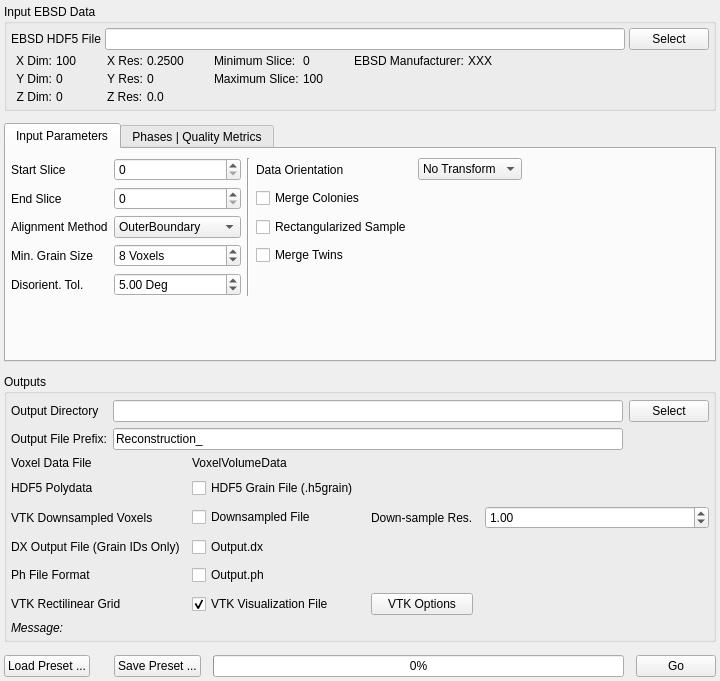
<?xml version="1.0" encoding="UTF-8"?>
<ui version="4.0">
 <class>ReconstructionWidget</class>
 <widget class="QWidget" name="ReconstructionWidget">
  <property name="geometry">
   <rect>
    <x>0</x>
    <y>0</y>
    <width>720</width>
    <height>681</height>
   </rect>
  </property>
  <property name="sizePolicy">
   <sizepolicy hsizetype="Expanding" vsizetype="Expanding">
    <horstretch>0</horstretch>
    <verstretch>0</verstretch>
   </sizepolicy>
  </property>
  <property name="windowTitle">
   <string>Form</string>
  </property>
  <layout class="QVBoxLayout" name="verticalLayout_2">
   <property name="spacing">
    <number>12</number>
   </property>
   <property name="margin">
    <number>4</number>
   </property>
   <item>
    <widget class="QGroupBox" name="groupBox_3">
     <property name="title">
      <string>Input EBSD Data</string>
     </property>
     <layout class="QGridLayout" name="gridLayout_5">
      <property name="margin">
       <number>4</number>
      </property>
      <property name="spacing">
       <number>4</number>
      </property>
      <item row="0" column="0" colspan="8">
       <layout class="QGridLayout" name="gridLayout_2">
        <item row="1" column="1">
         <widget class="QLabel" name="label">
          <property name="text">
           <string>EBSD HDF5 File</string>
          </property>
         </widget>
        </item>
        <item row="1" column="2">
         <widget class="QFSDropLineEdit" name="m_H5InputFile"/>
        </item>
        <item row="1" column="3">
         <widget class="QPushButton" name="m_OIMH5Btn">
          <property name="text">
           <string>Select</string>
          </property>
         </widget>
        </item>
       </layout>
      </item>
      <item row="1" column="4">
       <layout class="QFormLayout" name="formLayout">
        <property name="fieldGrowthPolicy">
         <enum>QFormLayout::FieldsStayAtSizeHint</enum>
        </property>
        <property name="leftMargin">
         <number>5</number>
        </property>
        <property name="rightMargin">
         <number>5</number>
        </property>
        <item row="0" column="0">
         <widget class="QLabel" name="label_7">
          <property name="text">
           <string>Minimum Slice:</string>
          </property>
         </widget>
        </item>
        <item row="0" column="1">
         <widget class="QLabel" name="m_ZMin">
          <property name="text">
           <string>0</string>
          </property>
         </widget>
        </item>
        <item row="1" column="0">
         <widget class="QLabel" name="label_54">
          <property name="text">
           <string>Maximum Slice:</string>
          </property>
         </widget>
        </item>
        <item row="1" column="1">
         <widget class="QLabel" name="m_ZMax">
          <property name="text">
           <string>100</string>
          </property>
         </widget>
        </item>
       </layout>
      </item>
      <item row="1" column="0">
       <layout class="QFormLayout" name="formLayout_3">
        <property name="leftMargin">
         <number>5</number>
        </property>
        <property name="rightMargin">
         <number>5</number>
        </property>
        <item row="0" column="0">
         <widget class="QLabel" name="label_13">
          <property name="text">
           <string>X Dim:</string>
          </property>
          <property name="alignment">
           <set>Qt::AlignRight|Qt::AlignTrailing|Qt::AlignVCenter</set>
          </property>
         </widget>
        </item>
        <item row="0" column="1">
         <widget class="QLabel" name="xDim">
          <property name="text">
           <string>100</string>
          </property>
         </widget>
        </item>
        <item row="1" column="0">
         <widget class="QLabel" name="label_14">
          <property name="text">
           <string>Y Dim:</string>
          </property>
          <property name="alignment">
           <set>Qt::AlignRight|Qt::AlignTrailing|Qt::AlignVCenter</set>
          </property>
         </widget>
        </item>
        <item row="1" column="1">
         <widget class="QLabel" name="yDim">
          <property name="text">
           <string>0</string>
          </property>
         </widget>
        </item>
        <item row="2" column="0">
         <widget class="QLabel" name="label_15">
          <property name="text">
           <string>Z Dim:</string>
          </property>
          <property name="alignment">
           <set>Qt::AlignRight|Qt::AlignTrailing|Qt::AlignVCenter</set>
          </property>
         </widget>
        </item>
        <item row="2" column="1">
         <widget class="QLabel" name="zDim">
          <property name="text">
           <string>0</string>
          </property>
         </widget>
        </item>
       </layout>
      </item>
      <item row="1" column="2">
       <layout class="QFormLayout" name="formLayout_4">
        <property name="leftMargin">
         <number>5</number>
        </property>
        <property name="rightMargin">
         <number>5</number>
        </property>
        <item row="0" column="0">
         <widget class="QLabel" name="label_16">
          <property name="text">
           <string>X Res:</string>
          </property>
          <property name="alignment">
           <set>Qt::AlignRight|Qt::AlignTrailing|Qt::AlignVCenter</set>
          </property>
         </widget>
        </item>
        <item row="0" column="1">
         <widget class="QLabel" name="m_XRes">
          <property name="text">
           <string>0.2500</string>
          </property>
         </widget>
        </item>
        <item row="1" column="0">
         <widget class="QLabel" name="label_17">
          <property name="text">
           <string>Y Res:</string>
          </property>
          <property name="alignment">
           <set>Qt::AlignRight|Qt::AlignTrailing|Qt::AlignVCenter</set>
          </property>
         </widget>
        </item>
        <item row="1" column="1">
         <widget class="QLabel" name="m_YRes">
          <property name="text">
           <string>0</string>
          </property>
         </widget>
        </item>
        <item row="2" column="0">
         <widget class="QLabel" name="m_ZMax_2">
          <property name="text">
           <string>Z Res:</string>
          </property>
         </widget>
        </item>
        <item row="2" column="1">
         <widget class="QLabel" name="m_ZRes">
          <property name="text">
           <string>0.0</string>
          </property>
         </widget>
        </item>
       </layout>
      </item>
      <item row="1" column="7">
       <spacer name="horizontalSpacer_2">
        <property name="orientation">
         <enum>Qt::Horizontal</enum>
        </property>
        <property name="sizeHint" stdset="0">
         <size>
          <width>40</width>
          <height>20</height>
         </size>
        </property>
       </spacer>
      </item>
      <item row="1" column="1">
       <spacer name="horizontalSpacer_3">
        <property name="orientation">
         <enum>Qt::Horizontal</enum>
        </property>
        <property name="sizeType">
         <enum>QSizePolicy::Fixed</enum>
        </property>
        <property name="sizeHint" stdset="0">
         <size>
          <width>12</width>
          <height>20</height>
         </size>
        </property>
       </spacer>
      </item>
      <item row="1" column="3">
       <spacer name="horizontalSpacer_4">
        <property name="orientation">
         <enum>Qt::Horizontal</enum>
        </property>
        <property name="sizeType">
         <enum>QSizePolicy::Fixed</enum>
        </property>
        <property name="sizeHint" stdset="0">
         <size>
          <width>12</width>
          <height>20</height>
         </size>
        </property>
       </spacer>
      </item>
      <item row="1" column="6">
       <layout class="QFormLayout" name="formLayout_5">
        <property name="fieldGrowthPolicy">
         <enum>QFormLayout::FieldsStayAtSizeHint</enum>
        </property>
        <property name="leftMargin">
         <number>5</number>
        </property>
        <property name="rightMargin">
         <number>5</number>
        </property>
        <item row="0" column="0">
         <widget class="QLabel" name="label_23">
          <property name="text">
           <string>EBSD Manufacturer:</string>
          </property>
         </widget>
        </item>
        <item row="0" column="1">
         <widget class="QLabel" name="m_EbsdManufacturer">
          <property name="text">
           <string>XXX</string>
          </property>
         </widget>
        </item>
       </layout>
      </item>
      <item row="1" column="5">
       <spacer name="horizontalSpacer_5">
        <property name="orientation">
         <enum>Qt::Horizontal</enum>
        </property>
        <property name="sizeType">
         <enum>QSizePolicy::Fixed</enum>
        </property>
        <property name="sizeHint" stdset="0">
         <size>
          <width>12</width>
          <height>20</height>
         </size>
        </property>
       </spacer>
      </item>
     </layout>
    </widget>
   </item>
   <item>
    <widget class="QTabWidget" name="tabWidget">
     <property name="tabPosition">
      <enum>QTabWidget::North</enum>
     </property>
     <property name="tabShape">
      <enum>QTabWidget::Rounded</enum>
     </property>
     <property name="currentIndex">
      <number>0</number>
     </property>
     <property name="documentMode">
      <bool>false</bool>
     </property>
     <widget class="QWidget" name="input_parameters_tab">
      <attribute name="title">
       <string>Input Parameters</string>
      </attribute>
      <layout class="QVBoxLayout" name="verticalLayout_4">
       <property name="spacing">
        <number>3</number>
       </property>
       <property name="leftMargin">
        <number>5</number>
       </property>
       <property name="rightMargin">
        <number>5</number>
       </property>
       <property name="bottomMargin">
        <number>3</number>
       </property>
       <item>
        <layout class="QGridLayout" name="gridLayout_6" rowstretch="1,1,1,1,1,0">
         <property name="rightMargin">
          <number>10</number>
         </property>
         <property name="spacing">
          <number>6</number>
         </property>
         <item row="1" column="3">
          <widget class="QCheckBox" name="m_MergeColonies">
           <property name="text">
            <string>Merge Colonies</string>
           </property>
          </widget>
         </item>
         <item row="0" column="0">
          <widget class="QLabel" name="label_5">
           <property name="text">
            <string>Start Slice</string>
           </property>
          </widget>
         </item>
         <item row="0" column="1">
          <widget class="QSpinBox" name="m_ZStartIndex">
           <property name="minimumSize">
            <size>
             <width>75</width>
             <height>0</height>
            </size>
           </property>
          </widget>
         </item>
         <item row="1" column="0">
          <widget class="QLabel" name="label_6">
           <property name="text">
            <string>End Slice</string>
           </property>
          </widget>
         </item>
         <item row="1" column="1">
          <widget class="QSpinBox" name="m_ZEndIndex">
           <property name="minimumSize">
            <size>
             <width>75</width>
             <height>0</height>
            </size>
           </property>
          </widget>
         </item>
         <item row="2" column="0">
          <widget class="QLabel" name="label_34">
           <property name="text">
            <string>Alignment Method</string>
           </property>
          </widget>
         </item>
         <item row="2" column="1">
          <widget class="QComboBox" name="m_AlignMeth">
           <item>
            <property name="text">
             <string>OuterBoundary</string>
            </property>
           </item>
           <item>
            <property name="text">
             <string>Misorientation</string>
            </property>
           </item>
           <item>
            <property name="text">
             <string>MutualInformation</string>
            </property>
           </item>
          </widget>
         </item>
         <item row="3" column="0">
          <widget class="QLabel" name="label_8">
           <property name="text">
            <string>Min. Grain Size</string>
           </property>
          </widget>
         </item>
         <item row="3" column="1">
          <widget class="QSpinBox" name="m_MinAllowedGrainSize">
           <property name="suffix">
            <string> Voxels</string>
           </property>
           <property name="minimum">
            <number>1</number>
           </property>
           <property name="maximum">
            <number>1000</number>
           </property>
           <property name="value">
            <number>8</number>
           </property>
          </widget>
         </item>
         <item row="4" column="0">
          <widget class="QLabel" name="label_10">
           <property name="text">
            <string>Disorient. Tol.</string>
           </property>
          </widget>
         </item>
         <item row="4" column="1">
          <widget class="QDoubleSpinBox" name="m_MisOrientationTolerance">
           <property name="minimumSize">
            <size>
             <width>120</width>
             <height>0</height>
            </size>
           </property>
           <property name="suffix">
            <string> Deg</string>
           </property>
           <property name="decimals">
            <number>2</number>
           </property>
           <property name="maximum">
            <double>180.000000000000000</double>
           </property>
           <property name="singleStep">
            <double>1.000000000000000</double>
           </property>
           <property name="value">
            <double>5.000000000000000</double>
           </property>
          </widget>
         </item>
         <item row="2" column="3">
          <widget class="QCheckBox" name="m_FillinSample">
           <property name="text">
            <string>Rectangularized Sample</string>
           </property>
          </widget>
         </item>
         <item row="0" column="2" rowspan="5">
          <widget class="Line" name="line_2">
           <property name="orientation">
            <enum>Qt::Vertical</enum>
           </property>
          </widget>
         </item>
         <item row="0" column="3">
          <widget class="QLabel" name="label_3">
           <property name="text">
            <string>Data Orientation</string>
           </property>
          </widget>
         </item>
         <item row="0" column="4">
          <widget class="QComboBox" name="m_Orientation">
           <property name="currentIndex">
            <number>4</number>
           </property>
           <item>
            <property name="text">
             <string>Upper Right</string>
            </property>
           </item>
           <item>
            <property name="text">
             <string>Upper Left</string>
            </property>
           </item>
           <item>
            <property name="text">
             <string>Lower Left</string>
            </property>
           </item>
           <item>
            <property name="text">
             <string>Lower Right</string>
            </property>
           </item>
           <item>
            <property name="text">
             <string>No Transform</string>
            </property>
           </item>
          </widget>
         </item>
         <item row="3" column="3">
          <widget class="QCheckBox" name="m_MergeTwins">
           <property name="text">
            <string>Merge Twins</string>
           </property>
          </widget>
         </item>
         <item row="0" column="5" rowspan="5">
          <spacer name="horizontalSpacer">
           <property name="orientation">
            <enum>Qt::Horizontal</enum>
           </property>
           <property name="sizeHint" stdset="0">
            <size>
             <width>40</width>
             <height>20</height>
            </size>
           </property>
          </spacer>
         </item>
        </layout>
       </item>
       <item>
        <spacer name="verticalSpacer_2">
         <property name="orientation">
          <enum>Qt::Vertical</enum>
         </property>
         <property name="sizeHint" stdset="0">
          <size>
           <width>20</width>
           <height>40</height>
          </size>
         </property>
        </spacer>
       </item>
      </layout>
     </widget>
     <widget class="QWidget" name="phase_quality_metric_tab">
      <attribute name="title">
       <string>Phases | Quality Metrics</string>
      </attribute>
      <layout class="QGridLayout" name="gridLayout_3">
       <property name="leftMargin">
        <number>5</number>
       </property>
       <property name="rightMargin">
        <number>5</number>
       </property>
       <property name="bottomMargin">
        <number>5</number>
       </property>
       <property name="spacing">
        <number>3</number>
       </property>
       <item row="1" column="4" rowspan="2">
        <layout class="QVBoxLayout" name="verticalLayout_3">
         <property name="spacing">
          <number>4</number>
         </property>
         <property name="sizeConstraint">
          <enum>QLayout::SetDefaultConstraint</enum>
         </property>
         <property name="leftMargin">
          <number>5</number>
         </property>
         <property name="rightMargin">
          <number>5</number>
         </property>
         <property name="bottomMargin">
          <number>0</number>
         </property>
         <item>
          <widget class="QTableView" name="m_QualityMetricTableView">
           <property name="editTriggers">
            <set>QAbstractItemView::AnyKeyPressed|QAbstractItemView::EditKeyPressed|QAbstractItemView::SelectedClicked</set>
           </property>
           <property name="alternatingRowColors">
            <bool>true</bool>
           </property>
           <property name="verticalScrollMode">
            <enum>QAbstractItemView::ScrollPerPixel</enum>
           </property>
           <property name="horizontalScrollMode">
            <enum>QAbstractItemView::ScrollPerPixel</enum>
           </property>
           <property name="showGrid">
            <bool>false</bool>
           </property>
           <property name="cornerButtonEnabled">
            <bool>false</bool>
           </property>
           <attribute name="horizontalHeaderDefaultSectionSize">
            <number>120</number>
           </attribute>
           <attribute name="verticalHeaderVisible">
            <bool>false</bool>
           </attribute>
          </widget>
         </item>
         <item>
          <layout class="QHBoxLayout" name="horizontalLayout_2">
           <property name="topMargin">
            <number>0</number>
           </property>
           <item>
            <widget class="QToolButton" name="addQualityMetric">
             <property name="text">
              <string>+</string>
             </property>
             <property name="icon">
              <iconset resource="../../../../Resources/icons/images/Icons.qrc">
               <normaloff>:/plus.png</normaloff>:/plus.png</iconset>
             </property>
            </widget>
           </item>
           <item>
            <widget class="QToolButton" name="removeQualityMetric">
             <property name="text">
              <string>-</string>
             </property>
             <property name="icon">
              <iconset resource="../../../../Resources/icons/images/Icons.qrc">
               <normaloff>:/minus.png</normaloff>:/minus.png</iconset>
             </property>
            </widget>
           </item>
           <item>
            <spacer name="horizontalSpacer_8">
             <property name="orientation">
              <enum>Qt::Horizontal</enum>
             </property>
             <property name="sizeHint" stdset="0">
              <size>
               <width>40</width>
               <height>20</height>
              </size>
             </property>
            </spacer>
           </item>
          </layout>
         </item>
        </layout>
       </item>
       <item row="0" column="4">
        <widget class="QLabel" name="label_9">
         <property name="text">
          <string>Voxel Quality Metrics</string>
         </property>
         <property name="alignment">
          <set>Qt::AlignCenter</set>
         </property>
        </widget>
       </item>
       <item row="0" column="0">
        <widget class="QLabel" name="label_11">
         <property name="text">
          <string>Phase Types</string>
         </property>
         <property name="alignment">
          <set>Qt::AlignCenter</set>
         </property>
        </widget>
       </item>
       <item row="1" column="0">
        <widget class="QListWidget" name="phaseTypeList">
         <property name="sizePolicy">
          <sizepolicy hsizetype="Preferred" vsizetype="Preferred">
           <horstretch>0</horstretch>
           <verstretch>0</verstretch>
          </sizepolicy>
         </property>
         <property name="editTriggers">
          <set>QAbstractItemView::AllEditTriggers</set>
         </property>
         <property name="alternatingRowColors">
          <bool>true</bool>
         </property>
        </widget>
       </item>
       <item row="1" column="1" rowspan="2">
        <widget class="Line" name="line">
         <property name="orientation">
          <enum>Qt::Vertical</enum>
         </property>
        </widget>
       </item>
      </layout>
     </widget>
    </widget>
   </item>
   <item>
    <widget class="QGroupBox" name="groupBox">
     <property name="title">
      <string>Outputs</string>
     </property>
     <layout class="QVBoxLayout" name="verticalLayout">
      <property name="spacing">
       <number>6</number>
      </property>
      <property name="leftMargin">
       <number>4</number>
      </property>
      <property name="topMargin">
       <number>6</number>
      </property>
      <property name="rightMargin">
       <number>4</number>
      </property>
      <property name="bottomMargin">
       <number>4</number>
      </property>
      <item>
       <layout class="QGridLayout" name="gridLayout">
        <item row="0" column="0">
         <widget class="QLabel" name="label_2">
          <property name="text">
           <string>Output Directory</string>
          </property>
         </widget>
        </item>
        <item row="0" column="1">
         <widget class="QFSDropLineEdit" name="m_OutputDir"/>
        </item>
        <item row="0" column="2">
         <widget class="QPushButton" name="m_OutputDirBtn">
          <property name="text">
           <string>Select</string>
          </property>
         </widget>
        </item>
        <item row="1" column="0">
         <widget class="QLabel" name="label_4">
          <property name="text">
           <string>Output File Prefix:</string>
          </property>
         </widget>
        </item>
        <item row="1" column="1">
         <widget class="QLineEdit" name="m_OutputFilePrefix">
          <property name="text">
           <string>Reconstruction_</string>
          </property>
         </widget>
        </item>
       </layout>
      </item>
      <item>
       <layout class="QGridLayout" name="gridLayout_4">
        <property name="horizontalSpacing">
         <number>12</number>
        </property>
        <property name="verticalSpacing">
         <number>8</number>
        </property>
        <item row="0" column="0">
         <widget class="QLabel" name="label_12">
          <property name="text">
           <string>Voxel Data File</string>
          </property>
         </widget>
        </item>
        <item row="0" column="1">
         <widget class="QLabel" name="m_H5VoxelFile">
          <property name="text">
           <string>VoxelVolumeData</string>
          </property>
         </widget>
        </item>
        <item row="1" column="0">
         <widget class="QLabel" name="label_19">
          <property name="text">
           <string>HDF5 Polydata</string>
          </property>
         </widget>
        </item>
        <item row="1" column="1">
         <widget class="QCheckBox" name="m_HDF5GrainFile">
          <property name="text">
           <string>HDF5 Grain File (.h5grain)</string>
          </property>
          <property name="checked">
           <bool>false</bool>
          </property>
         </widget>
        </item>
        <item row="2" column="0">
         <widget class="QLabel" name="label_21">
          <property name="text">
           <string>VTK Downsampled Voxels</string>
          </property>
         </widget>
        </item>
        <item row="2" column="1">
         <widget class="QCheckBox" name="m_DownSampledVizFile">
          <property name="text">
           <string>Downsampled File</string>
          </property>
          <property name="checked">
           <bool>false</bool>
          </property>
         </widget>
        </item>
        <item row="3" column="0">
         <widget class="QLabel" name="label_20">
          <property name="text">
           <string>DX Output File (Grain IDs Only)</string>
          </property>
         </widget>
        </item>
        <item row="3" column="1">
         <widget class="QCheckBox" name="m_DxFile">
          <property name="text">
           <string>Output.dx</string>
          </property>
          <property name="checked">
           <bool>false</bool>
          </property>
         </widget>
        </item>
        <item row="4" column="0">
         <widget class="QLabel" name="label_22">
          <property name="text">
           <string>Ph File Format</string>
          </property>
         </widget>
        </item>
        <item row="4" column="1">
         <widget class="QCheckBox" name="m_PhFile">
          <property name="text">
           <string>Output.ph</string>
          </property>
          <property name="checked">
           <bool>false</bool>
          </property>
         </widget>
        </item>
        <item row="5" column="0">
         <widget class="QLabel" name="label_18">
          <property name="text">
           <string>VTK Rectilinear Grid</string>
          </property>
         </widget>
        </item>
        <item row="5" column="1">
         <widget class="QCheckBox" name="m_VisualizationVizFile">
          <property name="text">
           <string>VTK Visualization File</string>
          </property>
          <property name="checked">
           <bool>true</bool>
          </property>
         </widget>
        </item>
        <item row="5" column="2">
         <widget class="QPushButton" name="m_VtkOptionsBtn">
          <property name="text">
           <string>VTK Options</string>
          </property>
         </widget>
        </item>
        <item row="5" column="3">
         <spacer name="horizontalSpacer_7">
          <property name="orientation">
           <enum>Qt::Horizontal</enum>
          </property>
          <property name="sizeHint" stdset="0">
           <size>
            <width>40</width>
            <height>20</height>
           </size>
          </property>
         </spacer>
        </item>
        <item row="2" column="2">
         <widget class="QLabel" name="label_46">
          <property name="text">
           <string>Down-sample Res.</string>
          </property>
         </widget>
        </item>
        <item row="2" column="3">
         <widget class="QDoubleSpinBox" name="m_DownSampleFactor">
          <property name="value">
           <double>1.000000000000000</double>
          </property>
         </widget>
        </item>
       </layout>
      </item>
      <item>
       <widget class="QLabel" name="messageLabel">
        <property name="font">
         <font>
          <italic>true</italic>
         </font>
        </property>
        <property name="text">
         <string>Message:</string>
        </property>
        <property name="wordWrap">
         <bool>true</bool>
        </property>
        <property name="margin">
         <number>3</number>
        </property>
       </widget>
      </item>
     </layout>
    </widget>
   </item>
   <item>
    <spacer name="verticalSpacer">
     <property name="orientation">
      <enum>Qt::Vertical</enum>
     </property>
     <property name="sizeHint" stdset="0">
      <size>
       <width>20</width>
       <height>40</height>
      </size>
     </property>
    </spacer>
   </item>
   <item>
    <layout class="QHBoxLayout" name="horizontalLayout_16">
     <item>
      <widget class="QPushButton" name="m_LoadSettingsBtn">
       <property name="text">
        <string>Load Preset ...</string>
       </property>
      </widget>
     </item>
     <item>
      <spacer name="horizontalSpacer_14">
       <property name="orientation">
        <enum>Qt::Horizontal</enum>
       </property>
       <property name="sizeType">
        <enum>QSizePolicy::Fixed</enum>
       </property>
       <property name="sizeHint" stdset="0">
        <size>
         <width>12</width>
         <height>20</height>
        </size>
       </property>
      </spacer>
     </item>
     <item>
      <widget class="QPushButton" name="m_SaveSettingsBtn">
       <property name="text">
        <string>Save Preset ...</string>
       </property>
      </widget>
     </item>
     <item>
      <widget class="QProgressBar" name="progressBar">
       <property name="value">
        <number>0</number>
       </property>
      </widget>
     </item>
     <item>
      <widget class="QPushButton" name="m_GoBtn">
       <property name="text">
        <string>Go</string>
       </property>
      </widget>
     </item>
    </layout>
   </item>
  </layout>
 </widget>
 <customwidgets>
  <customwidget>
   <class>QFSDropLineEdit</class>
   <extends>QLineEdit</extends>
   <header location="global">QFSDropLineEdit.h</header>
  </customwidget>
 </customwidgets>
 <resources>
  <include location="../../../../Resources/icons/images/Icons.qrc"/>
 </resources>
 <connections/>
</ui>
